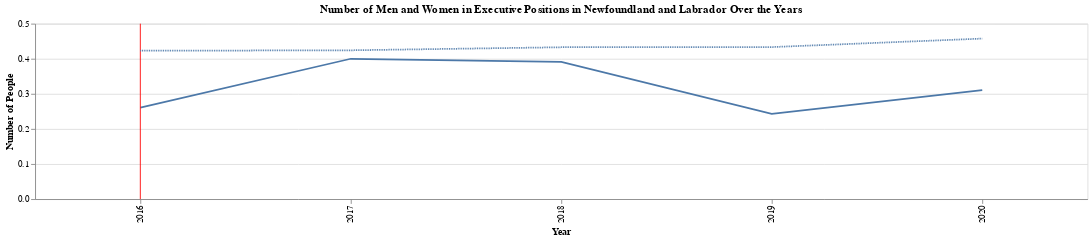

Notebook cell for this chart:
### Code cell
chart_with_marker

### Figure 1 — Vega-Lite specification as saved in the notebook (floating-point values rounded to 4 significant figures)
{"config": {"view": {"continuousWidth": 300, "continuousHeight": 300}}, "layer": [{"data": {"name": "data-4bd799980acbcaa6adcfff645513944b"}, "mark": {"type": "line"}, "encoding": {"x": {"axis": {"title": "Year"}, "field": "Year", "type": "ordinal"}, "y": {"axis": {"title": "Number of People"}, "field": "Ratio", "type": "quantitative"}}, "title": "Number of Men and Women in Executive Positions in Newfoundland and Labrador Over the Years"}, {"data": {"name": "data-f0748e188dbb77c972a5628d94f68b71"}, "mark": {"type": "rule", "color": "red"}, "encoding": {"x": {"field": "selected_year", "type": "ordinal"}}, "transform": [{"filter": {"equal": 2016, "field": "selected_year"}}]}, {"data": {"name": "data-51887f809a5186f895f318a7ef7f1806"}, "mark": {"type": "line", "strokeDash": [1, 1]}, "encoding": {"x": {"field": "Year", "type": "ordinal"}, "y": {"field": "Ratio", "type": "quantitative"}}}], "height": 200, "width": 1200, "$schema": "https://vega.github.io/schema/vega-lite/v5.15.1.json", "datasets": {"data-4bd799980acbcaa6adcfff645513944b": [{"Year": 2016, "Ratio": 0.2609}, {"Year": 2017, "Ratio": 0.4}, {"Year": 2018, "Ratio": 0.3913}, {"Year": 2019, "Ratio": 0.2432}, {"Year": 2020, "Ratio": 0.3103}], "data-f0748e188dbb77c972a5628d94f68b71": [{"selected_year": 2016}], "data-51887f809a5186f895f318a7ef7f1806": [{"Year": 2016, "Ratio": 0.4229}, {"Year": 2017, "Ratio": 0.4241}, {"Year": 2018, "Ratio": 0.4328}, {"Year": 2019, "Ratio": 0.4333}, {"Year": 2020, "Ratio": 0.4575}]}}
